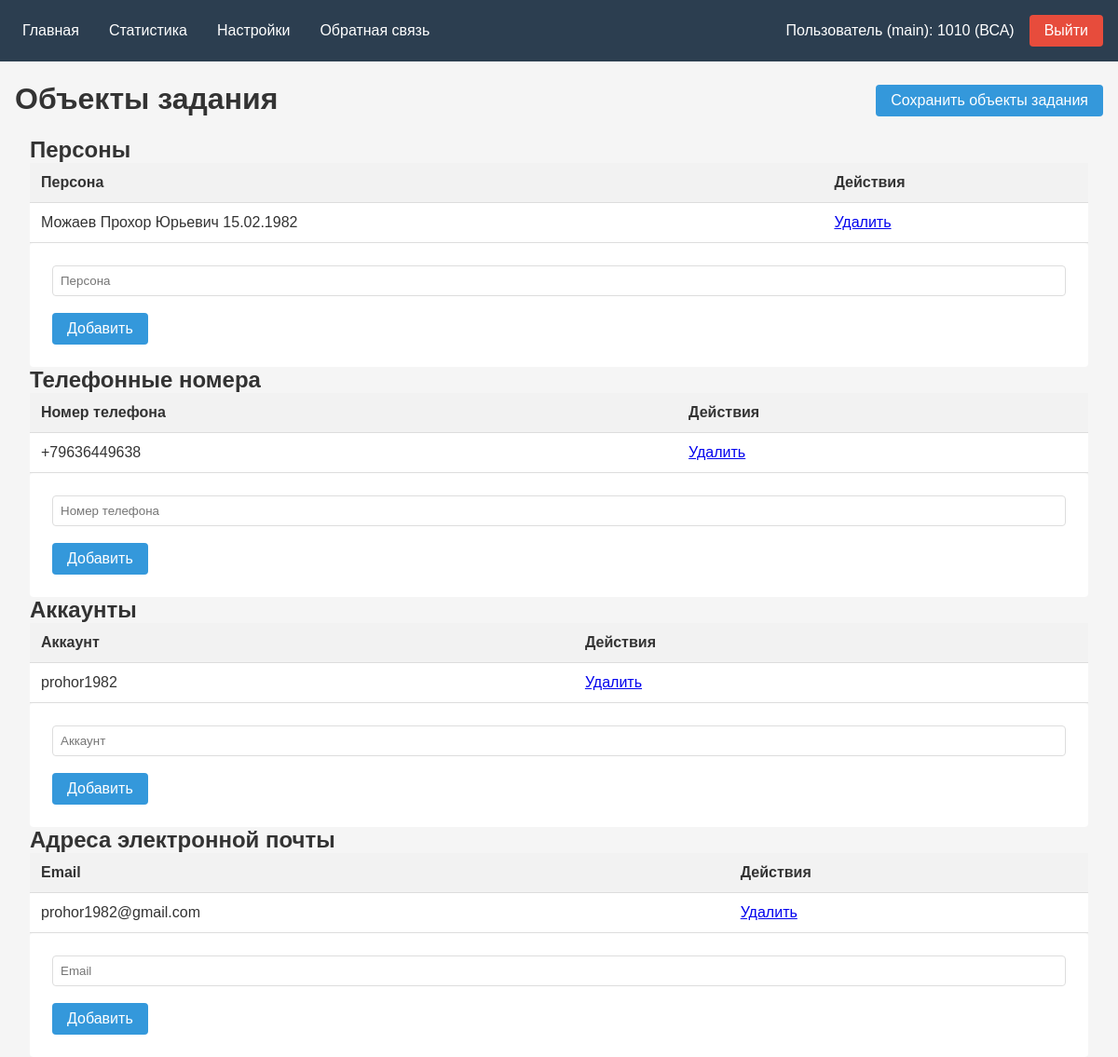
Page /tasker/task/3/data/ (signed in) on the committed database.
### tasker/models.py (models this page shows, shortened)
class Persons(models.Model):
    person = models.CharField()

class PhoneNumbers(models.Model):
    numbers = models.CharField()

class InternetAccounts(models.Model):
    account = models.CharField()

class Emails(models.Model):
    email = models.CharField()

### tasker/myviews/task_data.py (the view)
# urls.py: path('', task_data.all_data, name='all_data'),
@in_group('main')
def all_data(request, id):
    task = get_object_or_404(Tasks, id=id)
    context = {
        'task': task,
        'persons': task.persons.all(),
        'phones': task.phoneNumbers.all(),
        'accounts': task.accounts.all(),
        'emails': task.emails.all(),
    }
    return render(request, 'tasks/data.html', context)

### tasker/templates/tasks/data.html (shortened to what this page needs)
{% extends "menu.html" %}
{% block content %}
<div class="header-container">
    <h1>Объекты задания</h1>
    <a href="../" class="back-btn">Сохранить объекты задания</a>
</div>
<div class="container">
    <div class="section">
        <h2>Персоны</h2>
        <table>
            <tr>
                <th>Персона</th>
                <th>Действия</th>
            </tr>
            {% for person in persons %}
            <tr>
                <td>{{ person.person }}</td>
                <td>
                    <a href="{% url 'delete_person' task.id person.id %}" onclick="return confirm('Удалить?')">Удалить</a>
                </td>
            </tr>
            {% endfor %}
        </table>
        <form method="post" action="{% url 'add_person' task.id %}">
            <input type="text" name="person" placeholder="Персона" required>
            <button type="submit">Добавить</button>
        </form>
    </div>
    <div class="section">
        <h2>Телефонные номера</h2>
        <table>
            <tr>
                <th>Номер телефона</th>
                <th>Действия</th>
            </tr>
            {% for phone in phones %}
            <tr>
                <td>{{ phone.numbers }}</td>
                <td>
                    <a href="{% url 'delete_phone' task.id phone.id %}" onclick="return confirm('Удалить?')">Удалить</a>
                </td>
            </tr>
            {% endfor %}
        </table>
        <form method="post" action="{% url 'add_phone' task.id %}">
            <input type="text" name="numbers" placeholder="Номер телефона" required>
            <button type="submit">Добавить</button>
        </form>
    </div>
    <div class="section">
        <h2>Аккаунты</h2>
        <table>
            <tr>
                <th>Аккаунт</th>
                <th>Действия</th>
            </tr>
            {% for account in accounts %}
            <tr>
                <td>{{ account.account }}</td>
                <td>
                    <a href="{% url 'delete_account' task.id account.id %}" onclick="return confirm('Удалить?')">Удалить</a>
                </td>
            </tr>
            {% endfor %}
        </table>
        <form method="post" action="{% url 'add_account' task.id %}">
            <input type="text" name="account" placeholder="Аккаунт" required>
            <button type="submit">Добавить</button>
        </form>
    </div>
    <div class="section">
        <h2>Адреса электронной почты</h2>
        <table>
            <tr>
                <th>Email</th>
                <th>Действия</th>
            </tr>
            {% for email in emails %}
            <tr>
                <td>{{ email.email }}</td>
                <td>
                    <a href="{% url 'delete_email' task.id email.id %}" onclick="return confirm('Удалить?')">Удалить</a>
                </td>
            </tr>
            {% endfor %}
        </table>
        <form method="post" action="{% url 'add_email' task.id %}">
            <input type="email" name="email" placeholder="Email" required>
            <button type="submit">Добавить</button>
        </form>
    </div>
</div>
{% endblock content %}

### tasker/templates/menu.html (shortened to what this page needs)
<!DOCTYPE html>
{% load static %}
<html lang="ru">
<head>
    <link rel="stylesheet" href="{% static 'css/styles.css' %}" />
</head>
<body>
    {% if user.is_authenticated %}
    <nav>
        <div class="nav-left">
            <a href="/tasker" class="{% if active_tab == 'index' %}active{% endif %}">Главная</a>
            {% if request.user.groups.all.0.name == 'main' %}
            <a href="/tasker/stats" class="{% if active_tab == 'stats' %}active{% endif %}">Статистика</a>
            <a href="/tasker/settings" class="{% if active_tab == 'settings' %}active{% endif %}">Настройки</a>
            {% endif %}
            <a href="/tasker/feedback" class="{% if active_tab == 'feedback' %}active{% endif %}">Обратная связь</a>
        </div>
        <div class="nav-right">
            <span class="user-info">Пользователь{% if request.user.groups.all.0.name == 'main' %} (main){% endif %}: {{ user.username }} ({{ user.first_name }})</span>
            <form action="{% url 'logout' %}" method="post" style="display: inline;">
                <button type="submit" class="logout-btn">Выйти</button>
            </form>
        </div>
    </nav>
    <div class="container">
        {% block content%}Контент{% endblock content %}
    </div>
    {% endif %}
</body>
</html>

### tasker/static/css/styles.css (style rules this page uses)
* { margin: 0; padding: 0; box-sizing: border-box; font-family: Arial, sans-serif; }
body { background-color: #f5f5f5; color: #333; }
nav { background: #2c3e50; display: flex; justify-content: space-between; padding: 1rem; }
.nav-left, .nav-right { display: flex; align-items: center; }
nav a { color: white; text-decoration: none; margin-right: 1rem; padding: 0.5rem; }
.nav-right form { margin: 0; padding: 0; border: none; background: none; }
.nav-right form button { margin: 0; padding: 0.5rem 1rem; border: none; background: #e74c3c; color: white; border-radius: 4px; cursor: pointer; font: inherit; }
.user-info { color: white; margin-right: 1rem; }
.logout-btn { background: #e74c3c; color: white; border: none; padding: 0.5rem 1rem; border-radius: 4px; cursor: pointer; }
.container { max-width: 1200px; margin-top: 6px; margin: 6px auto 0; padding: 0 1rem; }
.header-container { display: flex; justify-content: space-between; margin-top: 0rem; align-items: center; margin-bottom: 0px; }
h1 { margin-top: 1rem; margin-bottom: 1rem; }
table { width: 100%; border-collapse: collapse; background: white; }
th, td { padding: 0.75rem; text-align: left; border-bottom: 1px solid #ddd; }
th { background: #f2f2f2; }
button, .details-btn, .back-btn { background: #3498db; color: white; border: none; padding: 0.5rem 1rem; margin-top: 2px; border-radius: 4px; cursor: pointer; justify-content: center; align-items: center; text-decoration: none; display: inline-block; font-family: inherit; font-size: inherit; }
form { background: white; padding: 1.5rem; border-radius: 4px; }
input, select, textarea { width: 100%; padding: 0.5rem; border: 1px solid #ddd; border-radius: 4px; margin-bottom: 1rem; }

### rows in the picture
Persons: person "Можаев Прохор Юрьевич 15.02.1982"
PhoneNumbers: numbers "+79636449638"
InternetAccounts: account "prohor1982"
Emails: email "prohor1982@gmail.com"

### other values in the picture
{{ user.username }} "1010"
{{ user.first_name }} "ВСА"
